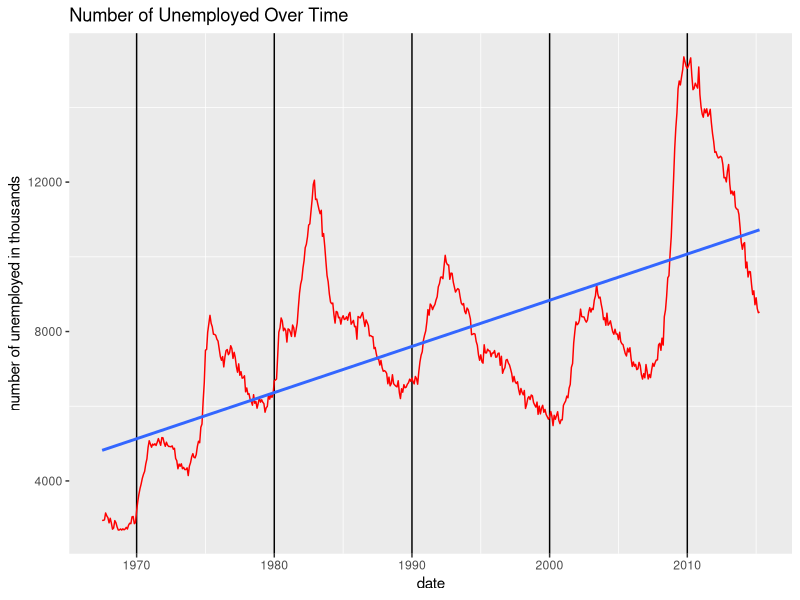
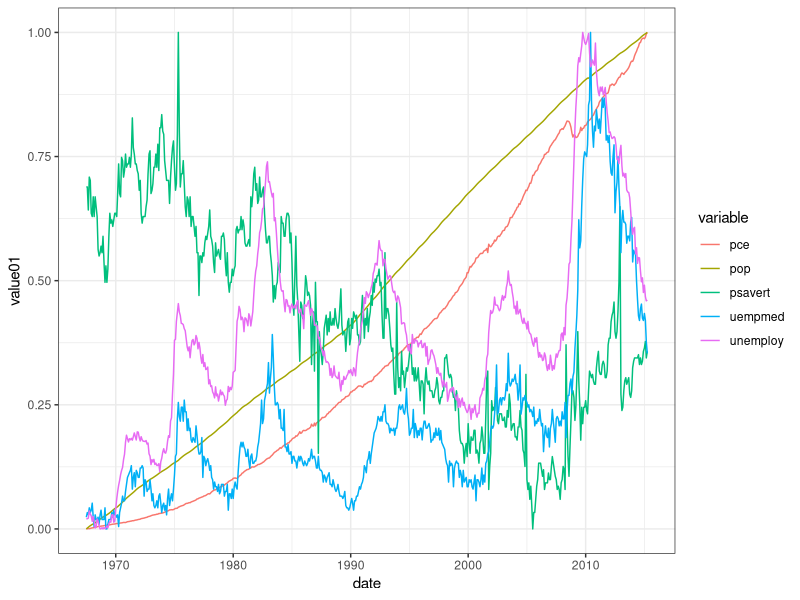
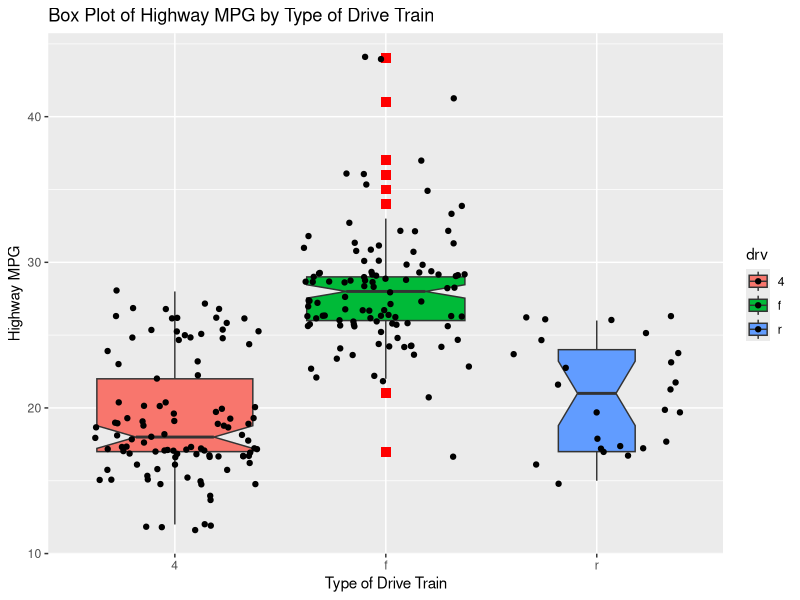
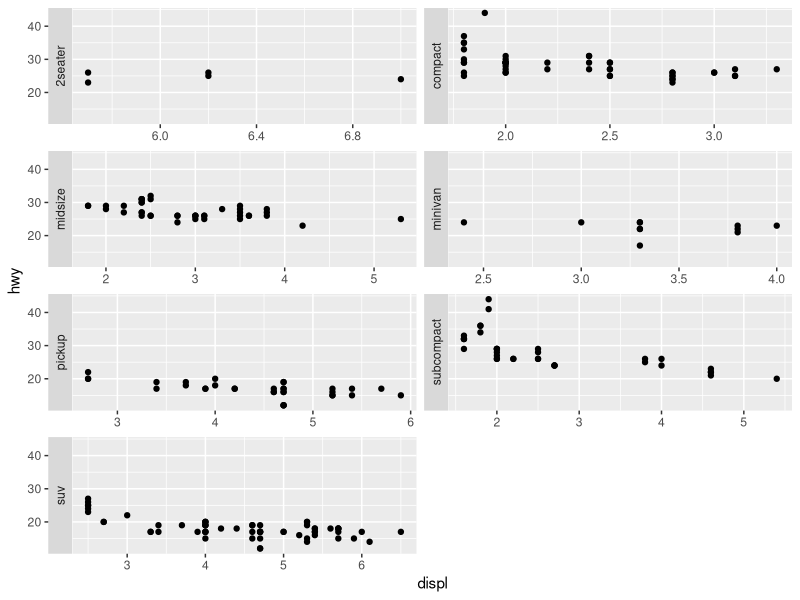
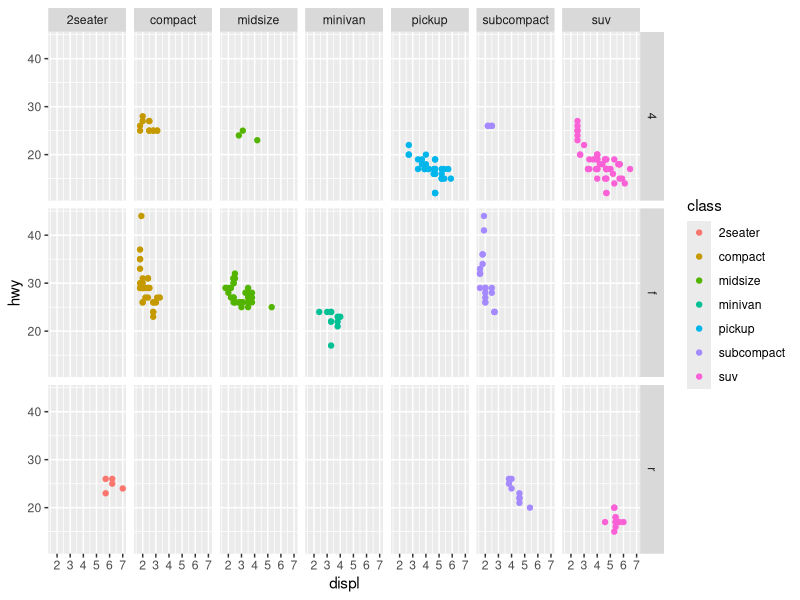

Here is the R script that generated these plots, in order:
library(tidyverse)

head(economics)
head(economics_long)

summary(economics)

# line
ggplot(economics, aes(x=date, y =unemploy))+
  geom_line(color = "red") +
  labs(title = "Number of Unemployed Over Time",
       x = "date",
       y = "number of unemployed in thousands") +
  geom_smooth(method = "lm", se = F) + # se : 신뢰구간
  theme(panel.grid.major.x = element_line(color = "black"),
        panel.grid.major.y = element_blank())

ggplot(economics_long, aes(x =date, y = value01, color = variable)) +
  geom_line() +
  theme_bw() # 배경흰색으로


# boxplot
ggplot(mpg, aes(x=drv, y=hwy, fill=drv)) +
  geom_boxplot(varwidth = T, # 데이터의 크기에 따라 박스의 크기결정정
               notch = T,
               outlier.color = "red",
               outlier.shape = "square",
               outlier.size = 3) + 
  labs(x = "Type of Drive Train",
       y = "Highway MPG",
       title = "Box Plot of Highway MPG by Type of Drive Train")+
  geom_jitter()

table(mpg$drv)

ggplot(mpg, aes(x=displ, y=hwy)) + # , color = class
  geom_point() +
  facet_wrap(~class, ncol =2, strip.position = "left", scale = "free_x")  # nrow =2

ggplot(mpg, aes(x=displ, y=hwy, color=class)) + 
  geom_point() +
  facet_grid(drv ~ class) # class~. / .~class

